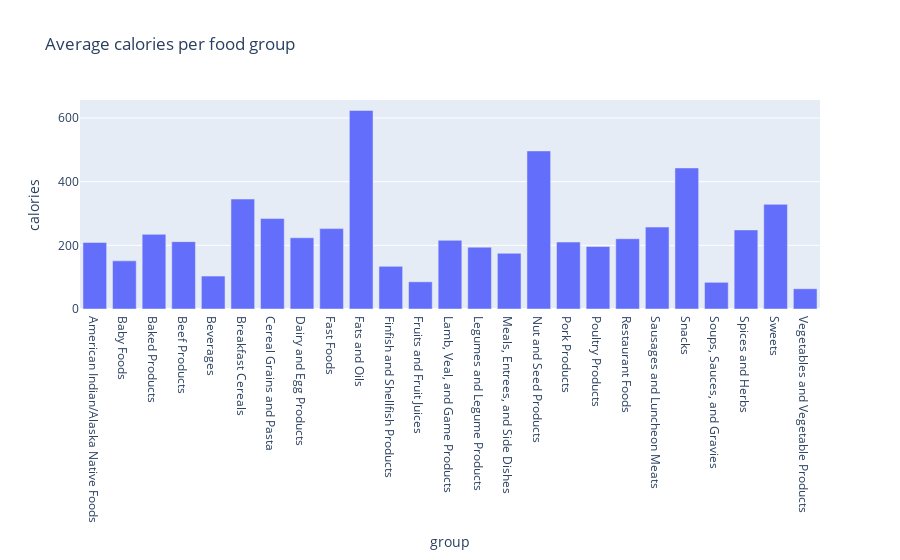

Notebook source saved alongside this figure:
### Code cell
fig2.show()

### Figure 1 — Plotly figure (JSON) as saved in the notebook; plotly's stock layout.template omitted (floating-point values rounded to 4 significant figures)
{"data": [{"alignmentgroup": "True", "hovertemplate": "group=%{x}<br>calories=%{y}<extra></extra>", "legendgroup": "", "marker": {"color": "#636efa", "pattern": {"shape": ""}}, "name": "", "offsetgroup": "", "orientation": "v", "showlegend": false, "textposition": "auto", "type": "bar", "x": ["American Indian/Alaska Native Foods", "Baby Foods", "Baked Products", "Beef Products", "Beverages", "Breakfast Cereals", "Cereal Grains and Pasta", "Dairy and Egg Products", "Fast Foods", "Fats and Oils", "Finfish and Shellfish Products", "Fruits and Fruit Juices", "Lamb, Veal, and Game Products", "Legumes and Legume Products", "Meals, Entrees, and Side Dishes", "Nut and Seed Products", "Pork Products", "Poultry Products", "Restaurant Foods", "Sausages and Luncheon Meats", "Snacks", "Soups, Sauces, and Gravies", "Spices and Herbs", "Sweets", "Vegetables and Vegetable Products"], "xaxis": "x", "y": [209.1, 151.2, 234.5, 211.6, 103.5, 345.4, 284.1, 223.7, 252.5, 623.7, 134.0, 85.41, 215.7, 194.1, 175.0, 496.6, 210.3, 196.2, 220.7, 257.3, 443.1, 83.85, 248.4, 328.7, 63.55], "yaxis": "y"}], "layout": {"barmode": "relative", "legend": {"tracegroupgap": 0}, "title": {"text": "Average calories per food group"}, "xaxis": {"anchor": "y", "domain": [0, 1], "title": {"text": "group"}}, "yaxis": {"anchor": "x", "domain": [0, 1], "title": {"text": "calories"}}}}
